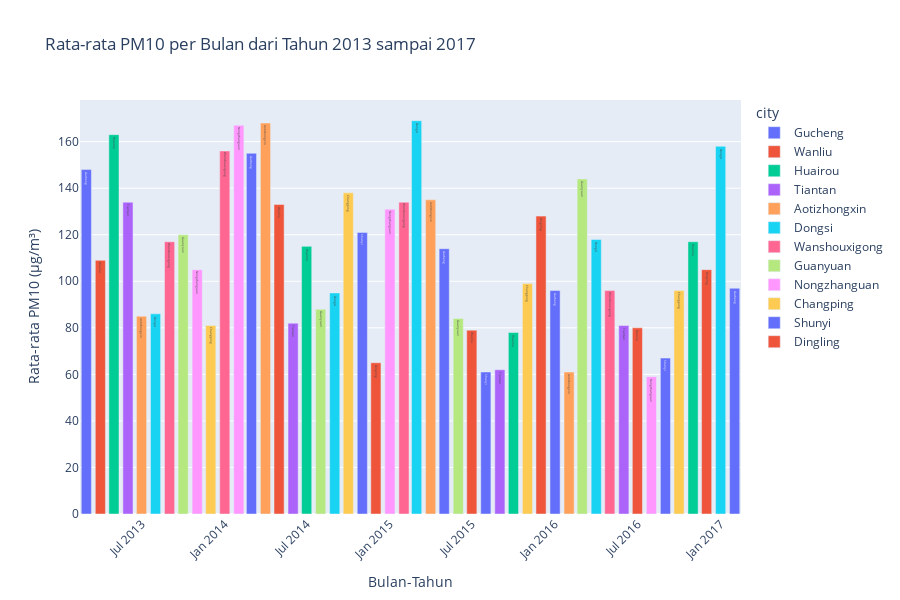

The notebook cell this image was saved under:
### Code cell
fig = px.bar(
    data_pm10,
    x='month_year',
    y='avg_PM10',  # Corrected column name
    color='city',
    text='city',
    title='Rata-rata PM10 per Bulan dari Tahun 2013 sampai 2017',
    labels={'avg_PM10': 'Rata-rata PM10 (µg/m³)', 'month_year': 'Bulan-Tahun'},
    height=600
)

fig.update_layout(
    xaxis_title='Bulan-Tahun',
    yaxis_title='Rata-rata PM10 (µg/m³)',
    xaxis_tickangle=-45
)

fig.show()

### Figure 1 — Plotly figure (JSON) as saved in the notebook; plotly's stock layout.template omitted (floating-point values rounded to 4 significant figures)
{"data": [{"alignmentgroup": "True", "hovertemplate": "city=%{text}<br>Bulan-Tahun=%{x}<br>Rata-rata PM10 (µg/m³)=%{y}<extra></extra>", "legendgroup": "Gucheng", "marker": {"color": "#636efa", "pattern": {"shape": ""}}, "name": "Gucheng", "offsetgroup": "Gucheng", "orientation": "v", "showlegend": true, "text": ["Gucheng", "Gucheng", "Gucheng", "Gucheng", "Gucheng"], "textposition": "auto", "type": "bar", "x": ["2013-03", "2014-03", "2015-05", "2016-01", "2017-02"], "xaxis": "x", "y": [148, 155, 114, 96, 97], "yaxis": "y"}, {"alignmentgroup": "True", "hovertemplate": "city=%{text}<br>Bulan-Tahun=%{x}<br>Rata-rata PM10 (µg/m³)=%{y}<extra></extra>", "legendgroup": "Wanliu", "marker": {"color": "#EF553B", "pattern": {"shape": ""}}, "name": "Wanliu", "offsetgroup": "Wanliu", "orientation": "v", "showlegend": true, "text": ["Wanliu", "Wanliu", "Wanliu", "Wanliu"], "textposition": "auto", "type": "bar", "x": ["2013-04", "2014-05", "2015-07", "2016-07"], "xaxis": "x", "y": [109, 133, 79, 80], "yaxis": "y"}, {"alignmentgroup": "True", "hovertemplate": "city=%{text}<br>Bulan-Tahun=%{x}<br>Rata-rata PM10 (µg/m³)=%{y}<extra></extra>", "legendgroup": "Huairou", "marker": {"color": "#00cc96", "pattern": {"shape": ""}}, "name": "Huairou", "offsetgroup": "Huairou", "orientation": "v", "showlegend": true, "text": ["Huairou", "Huairou", "Huairou", "Huairou"], "textposition": "auto", "type": "bar", "x": ["2013-05", "2014-07", "2015-10", "2016-11"], "xaxis": "x", "y": [163, 115, 78, 117], "yaxis": "y"}, {"alignmentgroup": "True", "hovertemplate": "city=%{text}<br>Bulan-Tahun=%{x}<br>Rata-rata PM10 (µg/m³)=%{y}<extra></extra>", "legendgroup": "Tiantan", "marker": {"color": "#ab63fa", "pattern": {"shape": ""}}, "name": "Tiantan", "offsetgroup": "Tiantan", "orientation": "v", "showlegend": true, "text": ["Tiantan", "Tiantan", "Tiantan", "Tiantan"], "textposition": "auto", "type": "bar", "x": ["2013-06", "2014-06", "2015-09", "2016-06"], "xaxis": "x", "y": [134, 82, 62, 81], "yaxis": "y"}, {"alignmentgroup": "True", "hovertemplate": "city=%{text}<br>Bulan-Tahun=%{x}<br>Rata-rata PM10 (µg/m³)=%{y}<extra></extra>", "legendgroup": "Aotizhongxin", "marker": {"color": "#FFA15A", "pattern": {"shape": ""}}, "name": "Aotizhongxin", "offsetgroup": "Aotizhongxin", "orientation": "v", "showlegend": true, "text": ["Aotizhongxin", "Aotizhongxin", "Aotizhongxin", "Aotizhongxin"], "textposition": "auto", "type": "bar", "x": ["2013-07", "2014-04", "2015-04", "2016-02"], "xaxis": "x", "y": [85, 168, 135, 61], "yaxis": "y"}, {"alignmentgroup": "True", "hovertemplate": "city=%{text}<br>Bulan-Tahun=%{x}<br>Rata-rata PM10 (µg/m³)=%{y}<extra></extra>", "legendgroup": "Dongsi", "marker": {"color": "#19d3f3", "pattern": {"shape": ""}}, "name": "Dongsi", "offsetgroup": "Dongsi", "orientation": "v", "showlegend": true, "text": ["Dongsi", "Dongsi", "Dongsi", "Dongsi", "Dongsi"], "textposition": "auto", "type": "bar", "x": ["2013-08", "2014-09", "2015-03", "2016-04", "2017-01"], "xaxis": "x", "y": [86, 95, 169, 118, 158], "yaxis": "y"}, {"alignmentgroup": "True", "hovertemplate": "city=%{text}<br>Bulan-Tahun=%{x}<br>Rata-rata PM10 (µg/m³)=%{y}<extra></extra>", "legendgroup": "Wanshouxigong", "marker": {"color": "#FF6692", "pattern": {"shape": ""}}, "name": "Wanshouxigong", "offsetgroup": "Wanshouxigong", "orientation": "v", "showlegend": true, "text": ["Wanshouxigong", "Wanshouxigong", "Wanshouxigong", "Wanshouxigong"], "textposition": "auto", "type": "bar", "x": ["2013-09", "2014-01", "2015-02", "2016-05"], "xaxis": "x", "y": [117, 156, 134, 96], "yaxis": "y"}, {"alignmentgroup": "True", "hovertemplate": "city=%{text}<br>Bulan-Tahun=%{x}<br>Rata-rata PM10 (µg/m³)=%{y}<extra></extra>", "legendgroup": "Guanyuan", "marker": {"color": "#B6E880", "pattern": {"shape": ""}}, "name": "Guanyuan", "offsetgroup": "Guanyuan", "orientation": "v", "showlegend": true, "text": ["Guanyuan", "Guanyuan", "Guanyuan", "Guanyuan"], "textposition": "auto", "type": "bar", "x": ["2013-10", "2014-08", "2015-06", "2016-03"], "xaxis": "x", "y": [120, 88, 84, 144], "yaxis": "y"}, {"alignmentgroup": "True", "hovertemplate": "city=%{text}<br>Bulan-Tahun=%{x}<br>Rata-rata PM10 (µg/m³)=%{y}<extra></extra>", "legendgroup": "Nongzhanguan", "marker": {"color": "#FF97FF", "pattern": {"shape": ""}}, "name": "Nongzhanguan", "offsetgroup": "Nongzhanguan", "orientation": "v", "showlegend": true, "text": ["Nongzhanguan", "Nongzhanguan", "Nongzhanguan", "Nongzhanguan"], "textposition": "auto", "type": "bar", "x": ["2013-11", "2014-02", "2015-01", "2016-08"], "xaxis": "x", "y": [105, 167, 131, 59], "yaxis": "y"}, {"alignmentgroup": "True", "hovertemplate": "city=%{text}<br>Bulan-Tahun=%{x}<br>Rata-rata PM10 (µg/m³)=%{y}<extra></extra>", "legendgroup": "Changping", "marker": {"color": "#FECB52", "pattern": {"shape": ""}}, "name": "Changping", "offsetgroup": "Changping", "orientation": "v", "showlegend": true, "text": ["Changping", "Changping", "Changping", "Changping"], "textposition": "auto", "type": "bar", "x": ["2013-12", "2014-10", "2015-11", "2016-10"], "xaxis": "x", "y": [81, 138, 99, 96], "yaxis": "y"}, {"alignmentgroup": "True", "hovertemplate": "city=%{text}<br>Bulan-Tahun=%{x}<br>Rata-rata PM10 (µg/m³)=%{y}<extra></extra>", "legendgroup": "Shunyi", "marker": {"color": "#636efa", "pattern": {"shape": ""}}, "name": "Shunyi", "offsetgroup": "Shunyi", "orientation": "v", "showlegend": true, "text": ["Shunyi", "Shunyi", "Shunyi"], "textposition": "auto", "type": "bar", "x": ["2014-11", "2015-08", "2016-09"], "xaxis": "x", "y": [121, 61, 67], "yaxis": "y"}, {"alignmentgroup": "True", "hovertemplate": "city=%{text}<br>Bulan-Tahun=%{x}<br>Rata-rata PM10 (µg/m³)=%{y}<extra></extra>", "legendgroup": "Dingling", "marker": {"color": "#EF553B", "pattern": {"shape": ""}}, "name": "Dingling", "offsetgroup": "Dingling", "orientation": "v", "showlegend": true, "text": ["Dingling", "Dingling", "Dingling"], "textposition": "auto", "type": "bar", "x": ["2014-12", "2015-12", "2016-12"], "xaxis": "x", "y": [65, 128, 105], "yaxis": "y"}], "layout": {"barmode": "relative", "height": 600, "legend": {"title": {"text": "city"}, "tracegroupgap": 0}, "title": {"text": "Rata-rata PM10 per Bulan dari Tahun 2013 sampai 2017"}, "xaxis": {"anchor": "y", "domain": [0, 1], "tickangle": -45, "title": {"text": "Bulan-Tahun"}}, "yaxis": {"anchor": "x", "domain": [0, 1], "title": {"text": "Rata-rata PM10 (µg/m³)"}}}}
